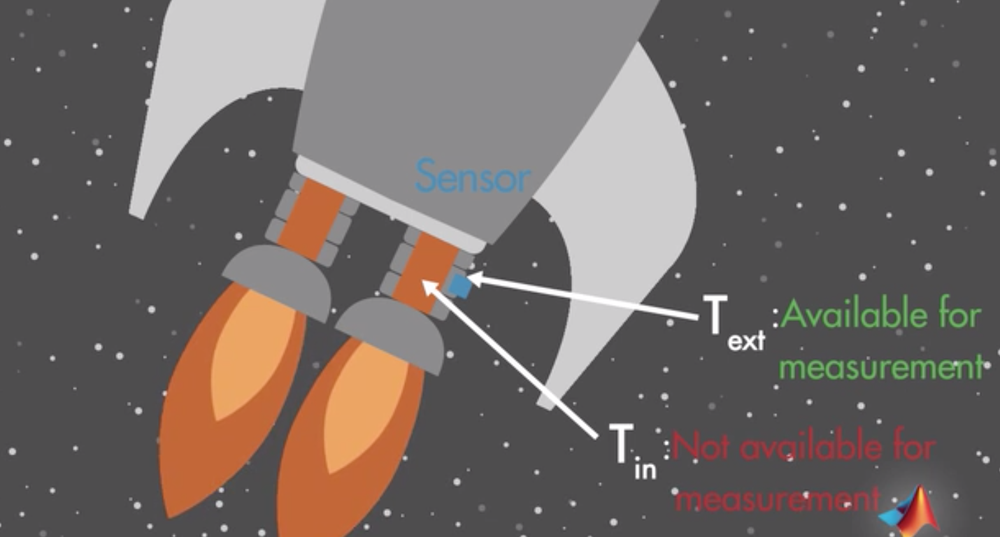
#> input picture Assets/Images/test.png, 1000 x 537 px, shrunk from 1430 x 768 before the run, found by its file name
$ jupyter execute 01-Image_Read_Show.ipynb
#> lines starting #> are read from the running program, lines starting #| are printed output that depends on the picture
[cell 1]
#Read image
import cv2
img = cv2.imread("../../Assets/Images/test.png",0) # 0: gray; 1: color
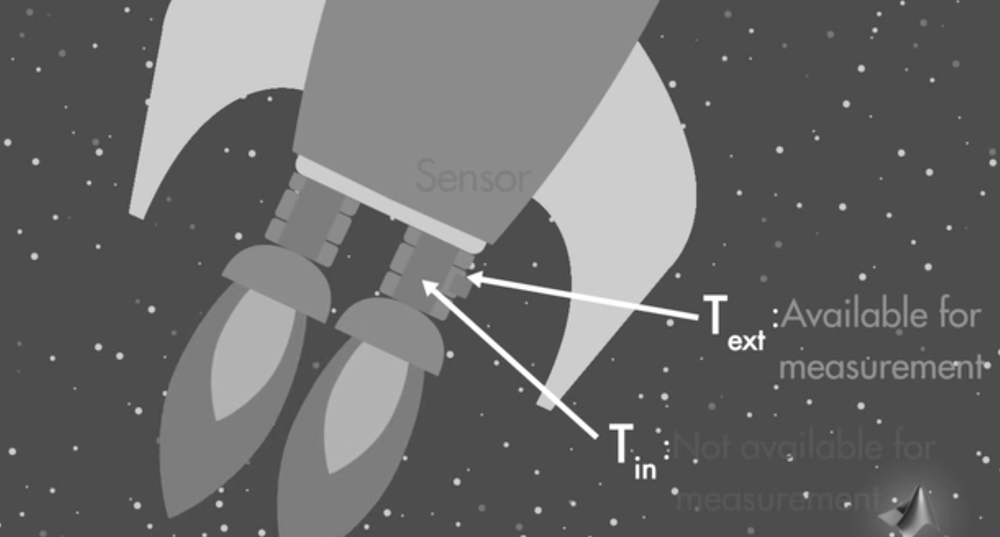
#> img: shape (537, 1000); min 33, max 255, mean 106.4
cv2.imshow('Image',img) # para 1: window name
cv2.waitKey(0)
